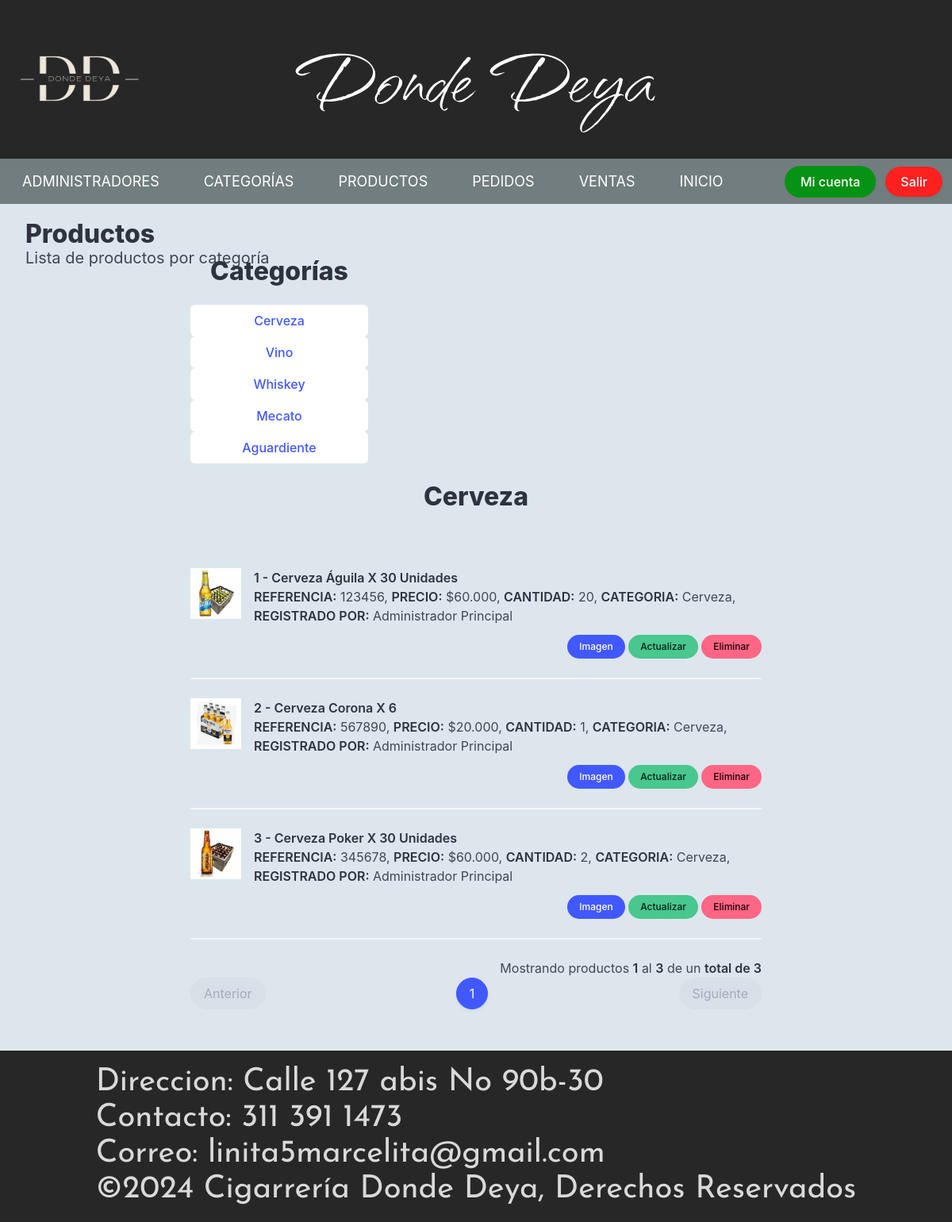
/index.php?vista=product_category&category_id=1 (signed in), run on the app's committed database.
### tables this page shows
CREATE TABLE `categoria` (
  `categoria_id` int(7) NOT NULL,
  `categoria_nombre` varchar(50) NOT NULL,
  `categoria_ubicacion` varchar(150) NOT NULL
);

CREATE TABLE `producto` (
  `producto_id` int(20) NOT NULL,
  `producto_codigo` varchar(70) NOT NULL,
  `producto_nombre` varchar(70) NOT NULL,
  `producto_precio` decimal(10,3) NOT NULL,
  `producto_stock` int(25) NOT NULL,
  `producto_foto` varchar(500) NOT NULL,
  `categoria_id` int(7) NOT NULL,
  `usuario_id` int(10) NOT NULL
);

CREATE TABLE `usuario` (
  `usuario_id` int(10) NOT NULL,
  `usuario_nombre` varchar(40) NOT NULL,
  `usuario_apellido` varchar(40) NOT NULL,
  `usuario_usuario` varchar(20) NOT NULL,
  `usuario_clave` varchar(200) NOT NULL,
  `usuario_email` varchar(70) NOT NULL,
  `usuario_rol` int(2) NOT NULL,
  `usuario_activo` int(2) NOT NULL,
  `usuario_token` varchar(255) NOT NULL
);

### index.php (called while the page is built, shortened)
<?php
$controller = new MainController();
$controller->handleRequest();

### php/producto_lista.php (the view, shortened to what this page needs)
<?php
require_once "./modelo/Utils.php";
$inicio = ($pagina > 0) ? (($pagina * $registros) - $registros) : 0;
$tabla = "";
$campos = "producto.producto_id, producto.producto_codigo, producto.producto_nombre, producto.producto_precio, producto.producto_stock, producto.producto_foto, producto.categoria_id, producto.usuario_id, categoria.categoria_id, categoria.categoria_nombre, usuario.usuario_id, usuario.usuario_nombre, usuario.usuario_apellido";
if (isset($busqueda) && $busqueda != "") {
    $consulta_datos = "SELECT $campos FROM producto INNER JOIN categoria ON producto.categoria_id=categoria.categoria_id INNER JOIN usuario ON producto.usuario_id=usuario.usuario_id WHERE producto.producto_codigo LIKE '%$busqueda%' OR producto.producto_nombre LIKE '%$busqueda%' ORDER BY producto.producto_nombre ASC LIMIT $inicio, $registros";
    $consulta_total = "SELECT COUNT(producto_id) FROM producto WHERE producto_codigo LIKE '%$busqueda%' OR producto_nombre LIKE '%$busqueda%'";
} elseif ($categoria_id > 0) {
    $consulta_datos = "SELECT $campos FROM producto INNER JOIN categoria ON producto.categoria_id=categoria.categoria_id INNER JOIN usuario ON producto.usuario_id=usuario.usuario_id WHERE producto.categoria_id='$categoria_id' ORDER BY producto.producto_nombre ASC LIMIT $inicio, $registros";
    $consulta_total = "SELECT COUNT(producto_id) FROM producto WHERE categoria_id='$categoria_id'";
}
$conexion = Utils::conexion();
$datos = $conexion->query($consulta_datos);
$datos = $datos->fetchAll();
$total = $conexion->query($consulta_total);
$total = (int)$total->fetchColumn();
$Npaginas = ceil($total / $registros);
if ($total >= 1 && $pagina <= $Npaginas) {
    $contador = $inicio + 1;
    $pag_inicio = $inicio + 1;
    foreach ($datos as $rows) {
        $tabla .= '
            <article class="media">
                <figure class="media-left">
                    <p class="image is-64x64">';
                    if (is_file("./img/producto/" . $rows['producto_foto'])) {
                        $tabla .= '<img src="./img/producto/' . $rows['producto_foto'] . '">';
                    } else {
                        $tabla .= '<img src="./img/producto.png">';
                    }
        $tabla .= '</p>
                </figure>
                <div class="media-content">
                    <div class="content">
                      <p>
                        <strong>' . $contador . ' - ' . $rows['producto_nombre'] . '</strong><br>
                        <strong>REFERENCIA:</strong> ' . $rows['producto_codigo'] . ', <strong>PRECIO:</strong> $' . $rows['producto_precio'] . ', <strong>CANTIDAD:</strong> ' . $rows['producto_stock'] . ', <strong>CATEGORIA:</strong> ' . $rows['categoria_nombre'] . ', <strong>REGISTRADO POR:</strong> ' . $rows['usuario_nombre'] . ' ' . $rows['usuario_apellido'] . '
                      </p>
                    </div>
                    <div class="has-text-right">
                        <a href="index.php?vista=product_img&product_id_up=' . $rows['producto_id'] . '" class="button is-link is-rounded is-small">Imagen</a>
                        <a href="index.php?vista=product_update&product_id_up=' . $rows['producto_id'] . '" class="button is-success is-rounded is-small">Actualizar</a>
                        <a href="' . $url . $pagina . '&product_id_del=' . $rows['producto_id'] . '" class="button is-danger is-rounded is-small">Eliminar</a>
                    </div>
                </div>
            </article>
            <hr>';
        $contador++;
    }
    $pag_final = $contador - 1;
}
if ($total > 0 && $pagina <= $Npaginas) {
    $tabla .= '<p class="has-text-right">Mostrando productos <strong>' . $pag_inicio . '</strong> al <strong>' . $pag_final . '</strong> de un <strong>total de ' . $total . '</strong></p>';
}
echo $tabla;
if ($total >= 1 && $pagina <= $Npaginas) {
    echo Utils::paginador_tablas($pagina, $Npaginas, $url, 7);
}
?>

### vistas/product_category.php (shortened to what this page needs)
<div class="container is-fluid mb-6">
    <h1 class="title">Productos</h1>
    <h2 class="subtitle">Lista de productos por categoría</h2>
</div>
<div class="container pb-6 pt-6">
    <?php
           require_once "./modelo/Utils.php";
    ?>
    <div class="columns">
        <div class="column is-one-third">
            <h2 class="title has-text-centered">Categorías</h2>
            <?php
                $categorias=Utils::conexion();
                $categorias=$categorias->query("SELECT * FROM categoria");
                if($categorias->rowCount()>0){
                    $categorias=$categorias->fetchAll();
                    foreach($categorias as $row){
                        echo '<a href="index.php?vista=product_category&category_id='.$row['categoria_id'].'" class="button is-link is-inverted is-fullwidth">'.$row['categoria_nombre'].'</a>';
                    }
                }else{
                    echo '<p class="has-text-centered" >No hay categorías registradas</p>';
                }
            ?>
        </div>
        <div class="column">
            <?php
                $categoria_id = (isset($_GET['category_id'])) ? $_GET['category_id'] : 0;
                $check_categoria=Utils::conexion();
                $check_categoria=$check_categoria->query("SELECT * FROM categoria WHERE categoria_id='$categoria_id'");
                if($check_categoria->rowCount()>0){
                    $check_categoria=$check_categoria->fetch();
                    echo '
                        <h2 class="title has-text-centered">'.$check_categoria['categoria_nombre'].'</h2>
                        <p class="has-text-centered pb-6" >'.$check_categoria['categoria_ubicacion'].'</p>
                    ';
                    if(!isset($_GET['page'])){
                        $pagina=1;
                    }else{
                        $pagina=(int) $_GET['page'];
                        if($pagina<=1){
                            $pagina=1;
                        }
                    }
                    $pagina=Utils::limpiar_cadena($pagina);
                    $url="index.php?vista=product_category&category_id=$categoria_id&page=";
                    $registros=15;
                    $busqueda="";
                    require_once "./php/producto_lista.php";
                }else{
                    echo '<h2 class="has-text-centered title" >Seleccione una categoría para empezar</h2>';
                }
            ?>
        </div>
    </div>
</div>
<?php require_once "./inc/footer.php"; ?>

### css/estilos2.css (style rules this page uses)
img { max-width: 100%; }
.container.is-fluid { margin-top: 20px; }
.columns { display: flex; flex-direction: column; }
.container.pb-6.pt-6 { margin: 4px auto; position: relative; width: 60%; margin-top: -110px; }

### data on the page
categoria: categoria_nombre "Cerveza"
categoria: categoria_nombre "Vino"
categoria: categoria_nombre "Whiskey"
categoria: categoria_nombre "Mecato"
categoria: categoria_nombre "Aguardiente"
producto: producto_foto (picture), producto_nombre "Cerveza Águila X 30 Unidades", producto_codigo "123456", producto_precio "60.000", producto_stock "20", categoria.categoria_nombre "Cerveza", usuario.usuario_nombre "Administrador", usuario.usuario_apellido "Principal"
producto: producto_foto (picture), producto_nombre "Cerveza Corona X 6", producto_codigo "567890", producto_precio "20.000", producto_stock "1", categoria.categoria_nombre "Cerveza", usuario.usuario_nombre "Administrador", usuario.usuario_apellido "Principal"
producto: producto_foto (picture), producto_nombre "Cerveza Poker X 30 Unidades", producto_codigo "345678", producto_precio "60.000", producto_stock "2", categoria.categoria_nombre "Cerveza", usuario.usuario_nombre "Administrador", usuario.usuario_apellido "Principal"

### other printed values
$pag_inicio "1"
$pag_final "3"
$total "3"
